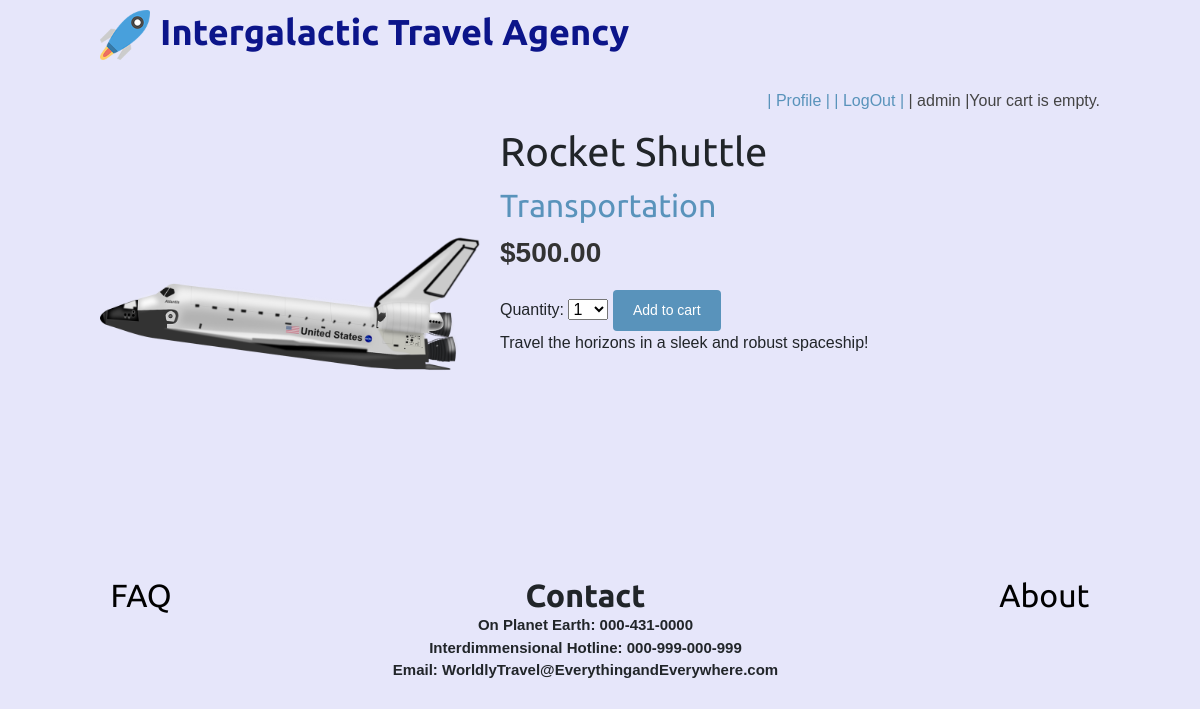
/30/ship/ (signed in), run on the app's committed database.
### shop/models.py (models this page shows, shortened)
class Product(models.Model):
    category = models.ForeignKey(Category,
                                 related_name='products',
                                 on_delete=models.CASCADE)
    name = models.CharField(max_length=200, db_index=True)
    slug = models.SlugField(max_length=200, db_index=True)
    image = models.ImageField(upload_to='products/%Y/%m/%d',
                              blank=True)
    description = models.TextField(blank=True)
    price = models.DecimalField(max_digits=10, decimal_places=2)
    available = models.BooleanField(default=True)
    created = models.DateTimeField(auto_now_add=True)
    updated = models.DateTimeField(auto_now=True)
    class Meta:
        ordering = ('name',)
        index_together = (('id', 'slug'),)

class Category(models.Model):
    name = models.CharField(max_length=200,
                            db_index=True)
    slug = models.SlugField(max_length=200,
                            unique=True)
    class Meta:
        ordering = ('name',)
        verbose_name = 'category'
        verbose_name_plural = 'categories'
    def __str__(self):
        return self.name
    def get_absolute_url(self):
        return reverse('shop:product_list_by_category',
                       args=[self.slug])

### shop/views.py (the view)
# urls.py: path('<int:id>/<slug:slug>/', views.product_detail,name='product_detail'),
@login_required(login_url="shop:login_page")
def product_detail(request, id, slug):
    product = get_object_or_404(Product,
                                id=id,
                                slug=slug,
                                available=True)
    cart_product_form = CartAddProductForm()
    return render(request,
                  'shop/product/detail.html',
                  {'product': product,
                   'cart_product_form': cart_product_form})

### cart/forms.py
class CartAddProductForm(forms.Form):
    quantity = forms.TypedChoiceField(
                                choices=PRODUCT_QUANTITY_CHOICES,
                                coerce=int)
    update = forms.BooleanField(required=False,
                                initial=False,
                                widget=forms.HiddenInput)

### shop/templates/shop/product/detail.html (shortened to what this page needs)
{% extends "shop/base.html" %}
{% load static %}
{% block content %}
  <div class="product-detail">
    <img src="{% if product.image %}{{ product.image.url }}{% else %}{% static "img/no_image.png" %}{% endif %}">
    <h1>{{ product.name }}</h1>
    <h2><a href="{{ product.category.get_absolute_url }}">{{ product.category }}</a></h2>
    <p class="price">${{ product.price }}</p>
    <form action="{% url "cart:cart_add" product.id %}" method="post">
      {{ cart_product_form }}
      <input type="submit" value="Add to cart">
    </form>
    {{ product.description|linebreaks }}
  </div>
{% endblock %}

### shop/templates/shop/base.html (shortened to what this page needs)
{% load static %}
<!DOCTYPE html>
<html lang="en">
<head style="background-color: lavender">
  <link rel="stylesheet" href="https://stackpath.bootstrapcdn.com/bootstrap/4.1.3/css/bootstrap.min.css">
 <link href="{% static "css/base.css" %}" rel="stylesheet">
</head>
<body style="background-color: lavender">
<div id="header" style="display: flex; align-items: left;">
  <a href="/" style="margin-right: 10px;"> <img src="\media\products\logo.png" style="height: 50px;"></a>
  <h1 style="color: #0c158a; font-weight: bold; font-size: 36px; margin: 0;"><a href="/" style="color: #0c158a; text-decoration: none;">Intergalactic Travel Agency</a></h1>
</div>
  <div id="subheader" style="background-color: lavender">
    {% if request.user.is_authenticated %}
    <div class="cart">
      {% with total_items=cart|length %}
          {% if cart|length > 0 %}
            Your cart:
            <a href="{% url "cart:cart_detail" %}">
              {{ total_items }} item{{ total_items|pluralize }},
              ${{ cart.get_total_price }}
            </a>
          {% else %}
            Your cart is empty.
          {% endif %}
        {% endwith %}
    </div>
    {% endif %}
    <div class="cart" style="background-color: lavender">
      {% if request.user.is_authenticated %}
       <a href="{% url 'shop:profile' %}">
       | Profile |
      </a>
          <a href="{% url 'shop:logout' %}">
       | LogOut |
      </a>
      {% endif %}
            {% if request.user.is_authenticated %}
         <span>| {{ request.user }} |</span>
         {% endif %}
    </div>
  </div>
  <div id="content" style="background-color: lavender">
    {% block content %}
    {% endblock %}
  </div>
</body>
<br>
<br>
  <div class="link-container" style="background-color: lavender">
      <div>
          <h2> <a href = "FAQ" class="link">FAQ</a></h2>
      </div>
      <div class="contact-container">
         <h2>Contact</h2>
         <p>On Planet Earth: 000-431-0000</p>
          <p> Interdimmensional Hotline: 000-999-000-999 </p>
         <p>Email: WorldlyTravel@EverythingandEverywhere.com</p>
      </div>
      <div>
         <h2><a href= "About" class="link">About</a></h2>
      </div>
   </div>
</html>

### shop/static/css/base.css (style rules this page uses)
body { margin:0; padding:0; font-family:helvetica, sans-serif; }
h1, h2, h3, h4, h5 , h6 { font-family: 'Ubuntu', sans-serif; font-weight:normal; }
a { text-decoration:none; color:#5993bb; }
a.button, input[type="submit"] { color:#fff; background:#5993bb; border-radius:4px; padding:10px 20px; font-size:14px; border:0; }
#header { padding:10px 100px; font-size:18px; overflow:auto; }
#subheader { background:#ececec; color:#444; padding:15px 100px; overflow:auto; }
#subheader .cart { float:right; padding-top:4px; }
#content { padding:0 100px; overflow:hidden; }
.product-detail { text-align:justify; }
.product-detail .price { color:#333; font-size:28px; font-weight:bold; }
.product-detail img { width:40%; float:left; padding:0 20px 20px 0; }
.product-detail h1 { margin-bottom:0; }
.product-detail h2 { margin-top:10px; }

### shop/templates/shop/base.html (style rules this page uses)
.link { color: rgb(00, 00, 00); text-decoration: none; }
.link-container { display: flex; flex-direction: row; flex-wrap: wrap; justify-content: space-around; }
.contact-container { text-align: center; }
.contact-container h2 { font-weight: 600; margin-bottom: 0; }
.contact-container p { font-weight: 600; font-size: 15px; margin-bottom: 0; }

### data on the page
Product: image (picture), name "Rocket Shuttle", category "Transportation", price "500.00", description "Travel the horizons in a sleek and robust spaceship!"

### other printed values
{{ request.user }} "admin"
